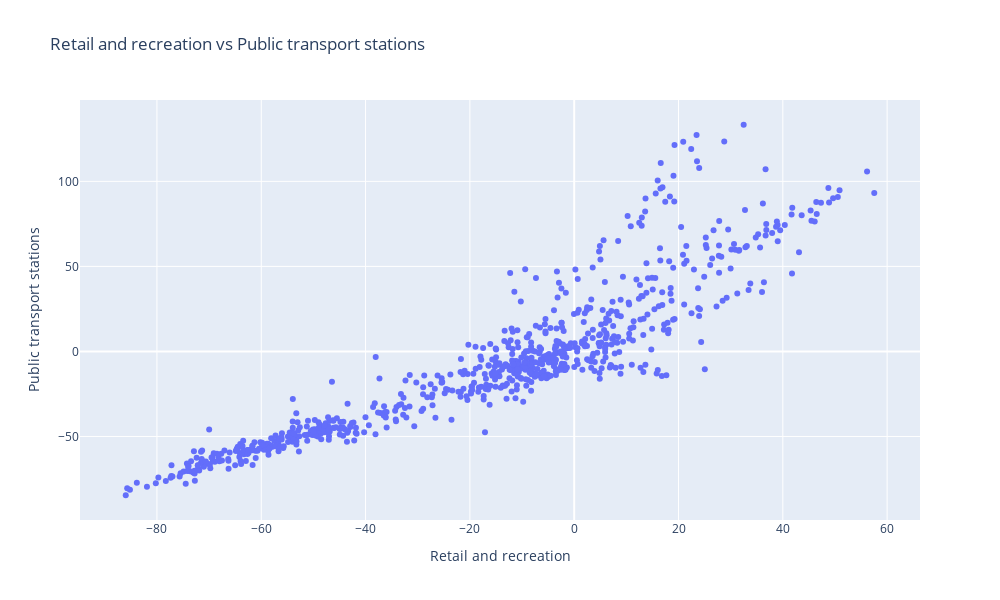

Here is the notebook cell this chart was saved with:
### Code cell
X = "retail_and_recreation"
Y = "transit_stations"
x_index = google.columns.get_loc(X) - 1
y_index = google.columns.get_loc(Y) - 1

fig = px.scatter(
    data_frame=google,
    x=X,
    y=Y,
    title=f"{helper.TITLES[x_index]} vs {helper.TITLES[y_index]}",
    labels={X: helper.TITLES[x_index], Y: helper.TITLES[y_index]},
    width=PLOT_WIDTH,
    height=600,
)
fig.show()
fig.write_image(f"../plots/{helper.TITLES[x_index]} vs {helper.TITLES[y_index]}.png")
del X, Y

### Figure 1 — Plotly figure (JSON) as saved in the notebook; plotly's stock layout.template omitted (floating-point values rounded to 4 significant figures; data arrays with more than 128 entries replaced by an {"elided": "..."} marker saying what was removed)
{"data": [{"hovertemplate": "Retail and recreation=%{x}<br>Public transport stations=%{y}<extra></extra>", "legendgroup": "", "marker": {"color": "#636efa", "symbol": "circle"}, "mode": "markers", "name": "", "orientation": "v", "showlegend": false, "type": "scatter", "x": {"elided": "775 float values"}, "xaxis": "x", "y": {"elided": "775 float values"}, "yaxis": "y"}], "layout": {"height": 600, "legend": {"tracegroupgap": 0}, "title": {"text": "Retail and recreation vs Public transport stations"}, "width": 1000, "xaxis": {"anchor": "y", "domain": [0, 1], "title": {"text": "Retail and recreation"}}, "yaxis": {"anchor": "x", "domain": [0, 1], "title": {"text": "Public transport stations"}}}}
